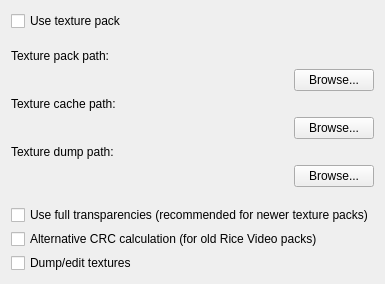
         <widget class="QWidget" name="texturePackTab">
          <attribute name="title">
           <string>Texture pack</string>
          </attribute>
          <layout class="QVBoxLayout" name="verticalLayout_14">
           <item>
            <layout class="QVBoxLayout" name="verticalLayout_33">
             <property name="spacing">
              <number>18</number>
             </property>
             <item>
              <widget class="QCheckBox" name="texturePackOnCheckBox">
               <property name="text">
                <string>Use texture pack</string>
               </property>
              </widget>
             </item>
             <item>
              <widget class="QFrame" name="texturePackOptionsFrame">
               <layout class="QVBoxLayout" name="verticalLayout_42">
                <property name="spacing">
                 <number>18</number>
                </property>
                <property name="leftMargin">
                 <number>0</number>
                </property>
                <property name="topMargin">
                 <number>0</number>
                </property>
                <property name="rightMargin">
                 <number>0</number>
                </property>
                <property name="bottomMargin">
                 <number>0</number>
                </property>
                <item>
                 <widget class="QFrame" name="texPackPathFrame">
                  <property name="toolTip">
                   <string>&lt;html&gt;&lt;head/&gt;&lt;body&gt;&lt;p&gt;Select path to the folder with texture packs.&lt;br/&gt;Default: Plugin/hires_texture&lt;/p&gt;&lt;/body&gt;&lt;/html&gt;</string>
                  </property>
                  <layout class="QGridLayout" name="gridLayout">
                   <property name="leftMargin">
                    <number>0</number>
                   </property>
                   <property name="topMargin">
                    <number>0</number>
                   </property>
                   <property name="rightMargin">
                    <number>0</number>
                   </property>
                   <property name="bottomMargin">
                    <number>0</number>
                   </property>
                   <item row="6" column="1">
                    <widget class="QLabel" name="txDumpPathLabel">
                     <property name="text">
                      <string notr="true"/>
                     </property>
                     <property name="wordWrap">
                      <bool>true</bool>
                     </property>
                    </widget>
                   </item>
                   <item row="3" column="1">
                    <widget class="QLabel" name="txCachePathLabel">
                     <property name="text">
                      <string notr="true"/>
                     </property>
                     <property name="wordWrap">
                      <bool>true</bool>
                     </property>
                    </widget>
                   </item>
                   <item row="0" column="1">
                    <widget class="QLabel" name="txPathLabel">
                     <property name="text">
                      <string notr="true"/>
                     </property>
                     <property name="wordWrap">
                      <bool>true</bool>
                     </property>
                    </widget>
                   </item>
                   <item row="3" column="0">
                    <widget class="QLabel" name="texCachePathLabel">
                     <property name="sizePolicy">
                      <sizepolicy hsizetype="Fixed" vsizetype="Preferred">
                       <horstretch>0</horstretch>
                       <verstretch>0</verstretch>
                      </sizepolicy>
                     </property>
                     <property name="text">
                      <string>Texture cache path:</string>
                     </property>
                     <property name="buddy">
                      <cstring>texCachePathButton</cstring>
                     </property>
                    </widget>
                   </item>
                   <item row="6" column="0">
                    <widget class="QLabel" name="texDumpPathLabel">
                     <property name="sizePolicy">
                      <sizepolicy hsizetype="Fixed" vsizetype="Preferred">
                       <horstretch>0</horstretch>
                       <verstretch>0</verstretch>
                      </sizepolicy>
                     </property>
                     <property name="text">
                      <string>Texture dump path:</string>
                     </property>
                     <property name="buddy">
                      <cstring>texDumpPathButton</cstring>
                     </property>
                    </widget>
                   </item>
                   <item row="0" column="0">
                    <widget class="QLabel" name="texPackPathLabel">
                     <property name="sizePolicy">
                      <sizepolicy hsizetype="Fixed" vsizetype="Preferred">
                       <horstretch>0</horstretch>
                       <verstretch>0</verstretch>
                      </sizepolicy>
                     </property>
                     <property name="text">
                      <string>Texture pack path:</string>
                     </property>
                     <property name="buddy">
                      <cstring>texPackPathButton</cstring>
                     </property>
                    </widget>
                   </item>
                   <item row="1" column="1" alignment="Qt::AlignRight">
                    <widget class="QPushButton" name="texPackPathButton">
                     <property name="sizePolicy">
                      <sizepolicy hsizetype="Fixed" vsizetype="Fixed">
                       <horstretch>0</horstretch>
                       <verstretch>0</verstretch>
                      </sizepolicy>
                     </property>
                     <property name="text">
                      <string>Browse...</string>
                     </property>
                    </widget>
                   </item>
                   <item row="4" column="1" alignment="Qt::AlignRight">
                    <widget class="QPushButton" name="texCachePathButton">
                     <property name="sizePolicy">
                      <sizepolicy hsizetype="Fixed" vsizetype="Fixed">
                       <horstretch>0</horstretch>
                       <verstretch>0</verstretch>
                      </sizepolicy>
                     </property>
                     <property name="text">
                      <string>Browse...</string>
                     </property>
                    </widget>
                   </item>
                   <item row="7" column="1" alignment="Qt::AlignRight">
                    <widget class="QPushButton" name="texDumpPathButton">
                     <property name="sizePolicy">
                      <sizepolicy hsizetype="Fixed" vsizetype="Fixed">
                       <horstretch>0</horstretch>
                       <verstretch>0</verstretch>
                      </sizepolicy>
                     </property>
                     <property name="text">
                      <string>Browse...</string>
                     </property>
                    </widget>
                   </item>
                  </layout>
                 </widget>
                </item>
                <item>
                 <widget class="QFrame" name="texPackCheckBoxesFrame">
                  <layout class="QVBoxLayout" name="verticalLayout_38">
                   <property name="spacing">
                    <number>4</number>
                   </property>
                   <property name="leftMargin">
                    <number>0</number>
                   </property>
                   <property name="topMargin">
                    <number>0</number>
                   </property>
                   <property name="rightMargin">
                    <number>0</number>
                   </property>
                   <property name="bottomMargin">
                    <number>0</number>
                   </property>
                   <item>
                    <widget class="QCheckBox" name="alphaChannelCheckBox">
                     <property name="toolTip">
                      <string>&lt;html&gt;&lt;head/&gt;&lt;body&gt;&lt;p&gt;When this option is cleared, textures will be loaded as they are when using Rice Video: transparencies either on or off. When this option is selected, GlideN64 will check how the texture's alpha channel was designed and will select the most appropriate format. This gives texture pack designers freedom to use semi-transparent textures.&lt;/p&gt;&lt;p&gt;Clear this option for older or poorly designed texture packs.&lt;/p&gt;&lt;p&gt;[Recommended:&lt;span style=&quot; font-style:italic;&quot;&gt; Texture pack dependent&lt;/span&gt;]&lt;/p&gt;&lt;/body&gt;&lt;/html&gt;</string>
                     </property>
                     <property name="text">
                      <string>Use full transparencies (recommended for newer texture packs)</string>
                     </property>
                    </widget>
                   </item>
                   <item>
                    <widget class="QCheckBox" name="alternativeCRCCheckBox">
                     <property name="toolTip">
                      <string>&lt;html&gt;&lt;head/&gt;&lt;body&gt;&lt;p&gt;This option emulates a palette CRC calculation bug in Rice Video. If you have problems loading textures, try checking or unchecking this option.&lt;/p&gt;&lt;p&gt;[Recommended: &lt;span style=&quot; font-style:italic;&quot;&gt;Mostly unchecked, checked for old texture packs&lt;/span&gt;]&lt;/p&gt;&lt;/body&gt;&lt;/html&gt;</string>
                     </property>
                     <property name="text">
                      <string>Alternative CRC calculation (for old Rice Video packs)</string>
                     </property>
                    </widget>
                   </item>
                   <item>
                    <widget class="QCheckBox" name="textureDumpCheckBox">
                     <property name="enabled">
                      <bool>true</bool>
                     </property>
                     <property name="toolTip">
                      <string>&lt;html&gt;&lt;head/&gt;&lt;body&gt;&lt;p&gt;This option dumps textures on screen to a texture pack folder. You can also reload textures while the game is running to see how they look instantly—big time saver!&lt;/p&gt;&lt;p&gt;Hotkeys:&lt;br/&gt;Use &lt;span style=&quot; font-weight:600;&quot;&gt;R&lt;/span&gt; to reload textures from the texture pack&lt;br/&gt;Use &lt;span style=&quot; font-weight:600;&quot;&gt;D&lt;/span&gt; to toggle texture dumping on or off&lt;/p&gt;&lt;/body&gt;&lt;/html&gt;</string>
                     </property>
                     <property name="text">
                      <string>Dump/edit textures</string>
                     </property>
                    </widget>
                   </item>
                  </layout>
                 </widget>
                </item>
               </layout>
              </widget>
             </item>
            </layout>
           </item>
           <item>
            <spacer name="verticalSpacer_13">
             <property name="orientation">
              <enum>Qt::Vertical</enum>
             </property>
             <property name="sizeHint" stdset="0">
              <size>
               <width>0</width>
               <height>0</height>
              </size>
             </property>
            </spacer>
           </item>
          </layout>
         </widget>
